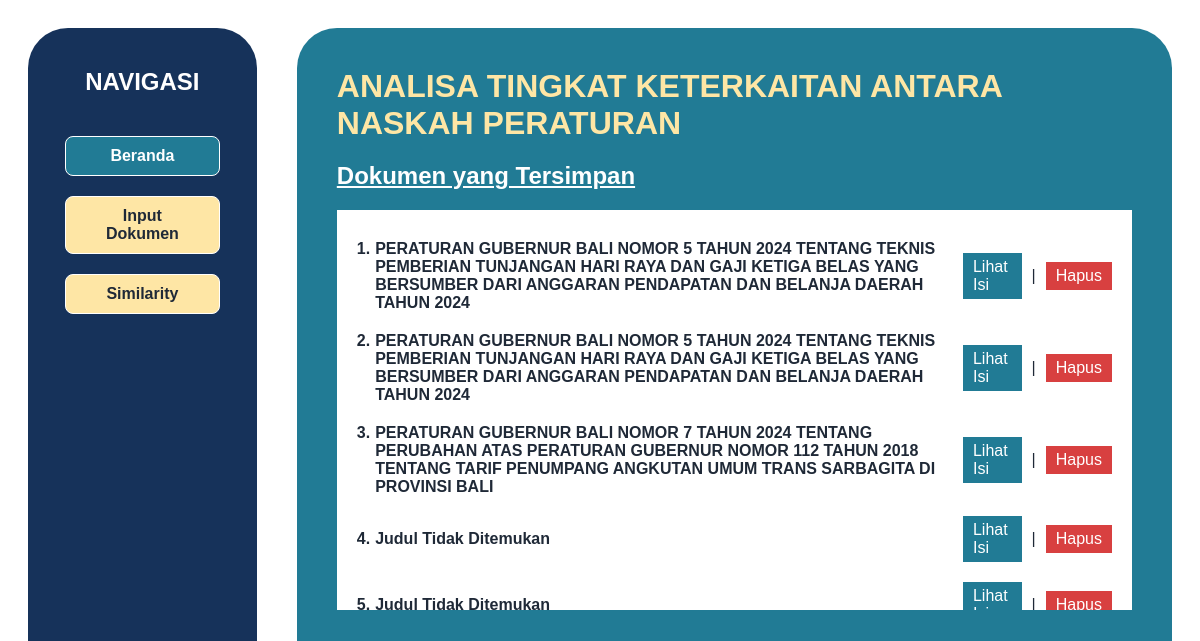
The page / on the database its author committed.
### documents/models.py (models this page shows, shortened)
class Document(models.Model):
    title = models.CharField(max_length=255)
    pemrakarsa = models.TextField()
    level_peraturan = models.TextField()
    konten_penimbang = models.TextField()
    peraturan_terkait = models.TextField()
    konten_peraturan = models.TextField()
    kategori_peraturan = models.TextField()
    topik_peraturan = models.TextField()
    struktur_peraturan = models.TextField()

### documents/views.py (the view)
# urls.py: 2. Add a URL to urlpatterns:  path('', views.home, name='home')
def home(request):
    documents = get_documents()
    if request.method == 'POST' and 'delete' in request.POST:
        doc_id = request.POST['delete']
        delete_document(doc_id)  # Panggil fungsi delete_document
        return redirect('home')  # Redirect setelah hapus dokumen
    return render(request, 'home.html', {'documents': documents})

### documents/services.py (called while the page is built)
def get_documents():
    return Document.objects.all()

### templates/home.html (shortened to what this page needs)
{% extends 'base.html' %} {% block content %}
<div id="content-saved">
  <div id="content-saved-heading">
    Analisa Tingkat Keterkaitan Antara Naskah Peraturan
  </div>
  <div id="content-saved-subheading">Dokumen yang Tersimpan</div>
  {% if documents %}
  <div id="content-saved-list">
    {% for doc in documents %}
    <div id="content-saved-item-{{ doc.id }}" class="content-saved-item">
      <div class="content-saved-title">
        <div>{{ forloop.counter }}.</div>
        <div>{{ doc.title }}</div>
      </div>
      <div class="content-saved-actions">
        <a href="{% url 'view_document' doc.id %}" class="content-saved-show"
          >Lihat Isi</a
        >
        <div>|</div>
        <form
          id="delete-form-{{ doc.id }}"
          method="POST"
          action="{% url 'delete_document' doc_id=doc.id %}"
        >
          <button class="content-saved-delete" type="submit" name="delete">
            Hapus
          </button>
        </form>
      </div>
    </div>
    {% endfor %}
  </div>
  {% endif %}
</div>
{% endblock %}

### templates/base.html (shortened to what this page needs)
<!DOCTYPE html>
<html lang="en">
  <head>
    <link rel="stylesheet" type="text/css" href="/static/global.css" />
    <link rel="stylesheet" type="text/css" href="/static/home.css" />
    <link rel="stylesheet" type="text/css" href="/static/add.css" />
    <link rel="stylesheet" type="text/css" href="/static/similarity.css" />
    <link rel="stylesheet" type="text/css" href="/static/detail.css" />
  </head>
  <body>
    <main>
      <div id="main_container">
        <div id="sidebar">
          <div id="sidebar-title">NAVIGASI</div>
          <div id="sidebar-content">
            <a
              href="{% url 'home' %}"
              class="{% if request.path == '/' %}active{% endif %}"
            >
              <div>Beranda</div>
            </a>
            <a
              href="{% url 'add_document' %}"
              class="{% if request.path == '/add/' %}active{% endif %}"
            >
              <div>Input Dokumen</div>
            </a>
            <a
              href="{% url 'similarity' %}"
              class="{% if request.path == '/similarity/' %}active{% endif %}"
            >
              <div>Similarity</div>
            </a>
          </div>
        </div>
        <div class="content">{% block content %}{% endblock %}</div>
      </div>
    </main>
  </body>
</html>

### static/global.css (style rules this page uses)
* { box-sizing: border-box; }
body { color: #1f2937; padding: 20px; font-family: Arial, sans-serif; }
#main_container { display: flex; flex-direction: column; width: 100%; gap: 40px; height: 90vh; overflow: hidden; }
#sidebar { background-color: #16325a; width: 100%; display: flex; align-items: center; flex-direction: column; padding: 40px; border-radius: 40px; }
#sidebar-title { color: white; font-size: 1.5rem; font-weight: bold; }
#sidebar-content { margin-top: 40px; display: flex; flex-direction: column; gap: 20px; align-items: center; }
#sidebar-content a { cursor: pointer; width: 100%; border: 1px solid white; border-radius: 8px; padding: 10px 40px; text-align: center; background-color: #fee6a5; font-weight: 600; }
#sidebar-content a { color: #1f2937; text-decoration: none; }
.active { background-color: #217b95 !important; color: white !important; }
.content { width: 100%; background-color: #217b95; border-radius: 40px; }
@media only screen and (min-width: 768px) { #main_container { flex-direction: row; display: flex; } }
@media only screen and (min-width: 768px) { #sidebar { width: 20%; } }
@media only screen and (min-width: 768px) { .content { width: 80%; } }

### static/home.css (style rules this page uses)
#content-saved { padding: 40px; }
#content-saved-heading { font-size: 2rem; font-weight: bold; color: #fee6a5; margin-bottom: 20px; text-transform: uppercase; }
#content-saved-subheading { font-size: 1.5rem; font-weight: bold; text-decoration: underline; color: white; margin-bottom: 20px; }
#content-saved-list { background-color: white; padding: 30px 20px; overflow-y: auto; height: 400px; }
.content-saved-item { display: flex; justify-content: space-between; align-items: center; gap: 10px; margin-bottom: 20px; }
.content-saved-title { font-weight: bold; display: flex; gap: 5px; width: 80%; }
.content-saved-actions { display: flex; align-items: center; gap: 10px; width: 20%; }
.content-saved-show { background-color: #217b95; color: white; padding: 5px 10px; text-decoration: none; cursor: pointer; display: inline-block; border: none; font-size: 1rem; }
.content-saved-delete { background-color: #d84040; color: white; padding: 5px 10px; text-decoration: none; cursor: pointer; display: inline-block; border: none; font-size: 1rem; }

### rows shown on the page
Document: title "PERATURAN GUBERNUR BALI NOMOR 5 TAHUN 2024 TENTANG TEKNIS PEMBERIAN TUNJANGAN HARI RAYA DAN GAJI KETIGA BELAS YANG BERSUMBER DARI ANGGARAN PENDAPATAN DAN BELANJA DAERAH TAHUN 2024"
Document: title "PERATURAN GUBERNUR BALI NOMOR 5 TAHUN 2024 TENTANG TEKNIS PEMBERIAN TUNJANGAN HARI RAYA DAN GAJI KETIGA BELAS YANG BERSUMBER DARI ANGGARAN PENDAPATAN DAN BELANJA DAERAH TAHUN 2024"
Document: title "PERATURAN GUBERNUR BALI NOMOR 7 TAHUN 2024 TENTANG PERUBAHAN ATAS PERATURAN GUBERNUR NOMOR 112 TAHUN 2018 TENTANG TARIF PENUMPANG ANGKUTAN UMUM TRANS SARBAGITA DI PROVINSI BALI"
Document: title "Judul Tidak Ditemukan"
Document: title "Judul Tidak Ditemukan"
